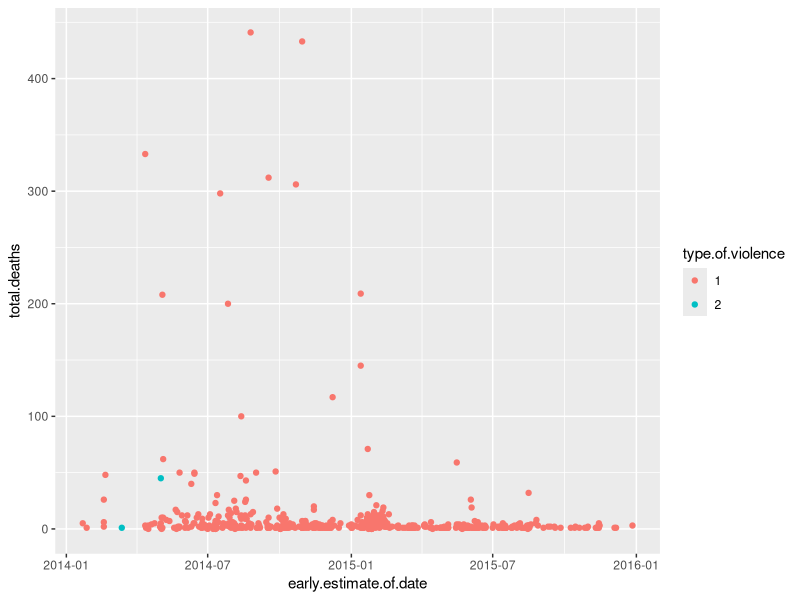
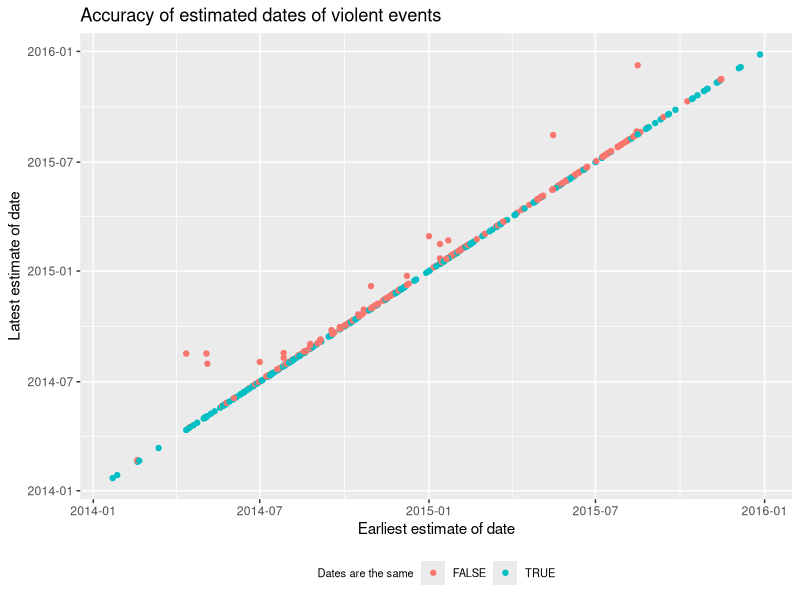
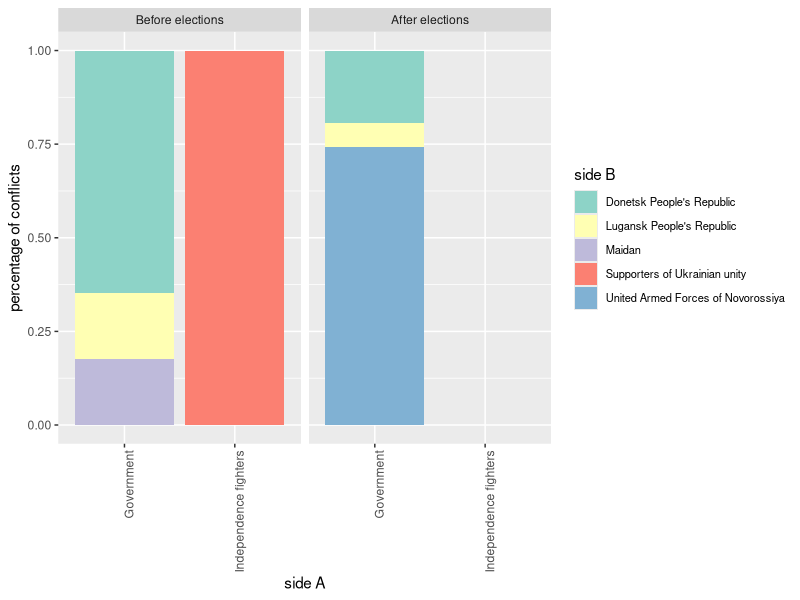
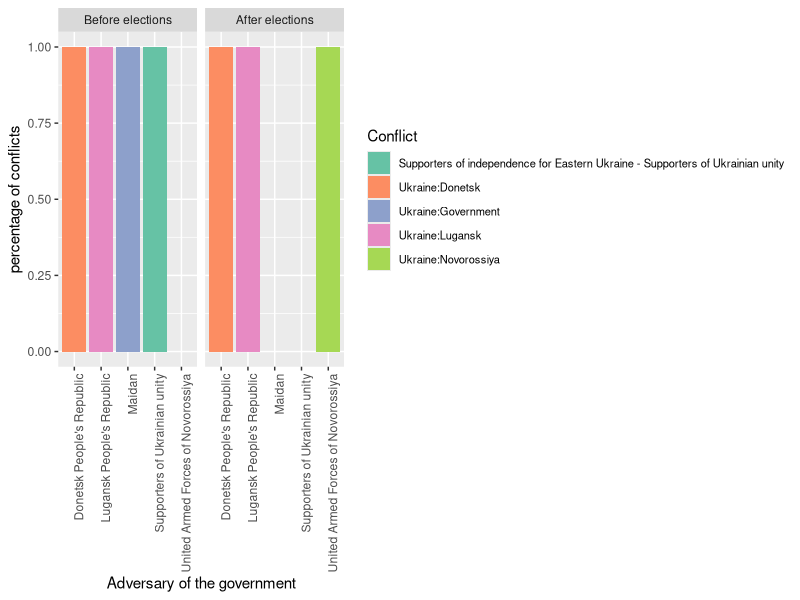

Write the R code that produced these figures, in order. (Note: this script raises an error after producing the figures.)
library(tidyverse)
library(RColorBrewer)
library(ggthemes)
install.packages("RColorBrewer")

#Conflict Ukraine as df
Conflicts_Ukraine <- read.csv('Ukraine.csv', stringsAsFactors = FALSE)

#adjusting datatypes 
head(Conflicts_Ukraine)
Conflicts_Ukraine <- transform(Conflicts_Ukraine, 
                               year = as.integer(year),
                               early.estimate.of.date = as.Date(early.estimate.of.date, format="%Y-%m-%d"),
                               late.estimate.of.date = as.Date(late.estimate.of.date, format="%Y-%m-%d"),
                               active.year = as.logical(active.year),
                               type.of.violence = as.factor(type.of.violence),
                               side.a.name = as.factor(side.a.name),
                               side.b.name = as.factor(side.b.name),
                               conflict.name = as.factor(conflict.name)
                               )

#statistics
print(mean(Conflicts_Ukraine$total.deaths))
print(sum(Conflicts_Ukraine$total.deaths))

#frequency table
table_by_actors <- table(Conflicts_Ukraine$side.a.name, Conflicts_Ukraine$side.b.name)
table_by_actors


#plot of deaths by date 
ggplot(data = Conflicts_Ukraine) +
  geom_point(aes(x=early.estimate.of.date, y=total.deaths, color=type.of.violence))

#seeing whether the early and late estimate of date correspond
Datesame <- Conflicts_Ukraine$early.estimate.of.date == Conflicts_Ukraine$late.estimate.of.date 
Conflicts_Ukraine$Datesame <- Datesame

ggplot(data = Conflicts_Ukraine) +
  geom_point(aes(x=early.estimate.of.date, y=late.estimate.of.date, color=Datesame)) +
  labs (x='Earliest estimate of date', y='Latest estimate of date', color='Dates are the same') +
  ggtitle('Accuracy of estimated dates of violent events') +
  theme(legend.text=element_text(size=8), legend.title = element_text(size = 8), legend.position = 'bottom')

#determining whether something happened before or after elections
date_election <- "2014-05-25"
date_election <- as.Date(date_election, format="%Y-%m-%d")
Conflicts_Ukraine$after_election <- as.factor(Conflicts_Ukraine$early.estimate.of.date > date_election)     
#giving better names 
levels(Conflicts_Ukraine$after_election)[levels(Conflicts_Ukraine$after_election)=="TRUE"] <- "After elections"
levels(Conflicts_Ukraine$after_election)[levels(Conflicts_Ukraine$after_election)=="FALSE"] <- "Before elections"

#shortening names of side a 
levels(Conflicts_Ukraine$side.a.name)
levels(Conflicts_Ukraine$side.a.name) <- list('Government'="Government of Ukraine", 'Independence fighters'="Supporters of independence for Eastern Ukraine")
levels(Conflicts_Ukraine$side.b.name)


library(RColorBrewer)

#plotting who causes conflicts before and after elections 
ggplot(data = Conflicts_Ukraine) +
  geom_bar(aes(x=side.a.name, fill=side.b.name), stat="count", position='fill') +
  scale_fill_brewer(palette="Set3") +
  facet_grid(.~after_election) + 
  labs(y='percentage of conflicts', x='side A', fill='side B') +
  theme(legend.text=element_text(size=8), axis.text.x = element_text(angle = 90, hjust = 1))

#plotting the type of conflict before and after elections
ggplot(data = Conflicts_Ukraine) +
  geom_bar(aes(x=side.b.name, fill=conflict.name), stat="count", position='fill') +
  scale_fill_brewer(palette="Set2") +
  facet_grid(.~after_election) + 
  labs(y='percentage of conflicts', x='Adversary of the government', fill='Conflict') +
  theme(legend.text=element_text(size=8), axis.text.x = element_text(angle = 90, hjust = 1))

#per month
Conflicts_Ukraine_months <- Conflicts_Ukraine %>%
  mutate(
    month = format(early.estimate.of.date, format='%Y-%m-01'),
    month = ifelse(month == '2014-05-01' & after_election==T, '2014-05-15', month),
    month = as.Date(month)
  )

mean_deaths <- Conflicts_Ukraine_months %>%
  group_by(month) %>%
  summarise(mean(total.deaths), na.rm=TRUE)

mean_deaths <- transform(mean_deaths,
                         Mean_deaths = mean(total.deaths)
                         )
mean_deaths$mean_total_deaths = mean_deaths$`mean(total.deaths)`


Conflicts_Ukraine$month <- as.character(Conflicts_Ukraine$early.estimate.of.date, format="%Y-%m")
Conflicts_Ukraine$monthfactor <- as.factor(Conflicts_Ukraine$month)

ggplot() +
  geom_bar(data = Conflicts_Ukraine_months, aes(x=month), fill='darkblue', stat="count") +
  geom_vline(xintercept=date_election, color='red') +
  labs(y='Number of violent events', x='Month') +
  ggtitle('Violence in Ukraine before and after the 2014 elections') +
  theme_classic() +
  theme(legend.text=element_text(size=8), axis.text.x = element_text(angle = 90, hjust = 1))

ggplot() +
  geom_area(data = mean_deaths, aes(x=month, y=mean_total_deaths)) +
  geom_vline(xintercept=date_election, color='red') +
  ggtitle('Fatality of violent events in Ukraine') + 
  labs(y='Mean number of deaths per violent event', x='Month') +
  theme(legend.text=element_text(size=8), axis.text.x = element_text(angle = 90, hjust = 1))

